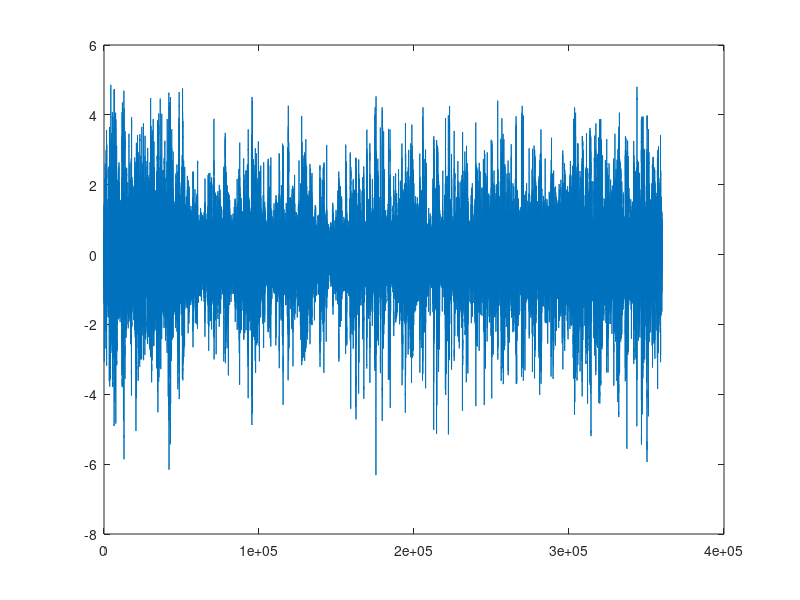

This chart was generated by the following MATLAB code: (Note: this script raises an error after producing the figure.)
%% 
% Check whether power in different bands (rhythms) is statistically 
% significant between modes (2 components/modes) for different AR model orders
clearvars
close all
clc

p_v = [2 5 10 15 20 25 30];
p_v = 2;
alph = 0.1;
evTh = 0.5;            % Evidence threshold
sig2n = 0.2;
ncomp = 2;

A = [0.98 0.02;
    0.02 0.98];

% Load data
load('DREAMS/Subject6.mat')
y = X;
y = zscore(y);
figure, plot(y)

%%
for i = 1:length(p_v)
    fprintf('Order p = %d \n', p_v(i))
    disp('Kalman Filter')
    [theta, ev_y] = KalmanAR(y, p_v(i), alph, sig2n);
    disp('HMMAR')
    sigk = sqrt(sig2n)*ones(1, ncomp);
    HMMAR = HMMARLearning(y, ev_y, theta, ncomp, evTh, A, sigk);
    gamp = HMMAR.gam(:, p_v(i)+1:end);
    yp = y(p_v(i)+1:end);
    sd = 1;
end